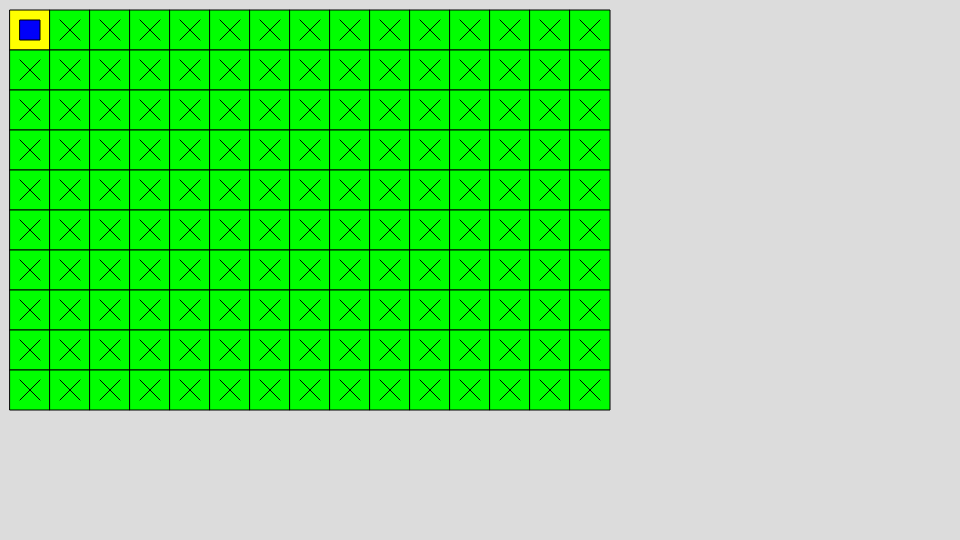
Frame 1 (no input)
Frame 60 (no input): identical to frame 1, image omitted
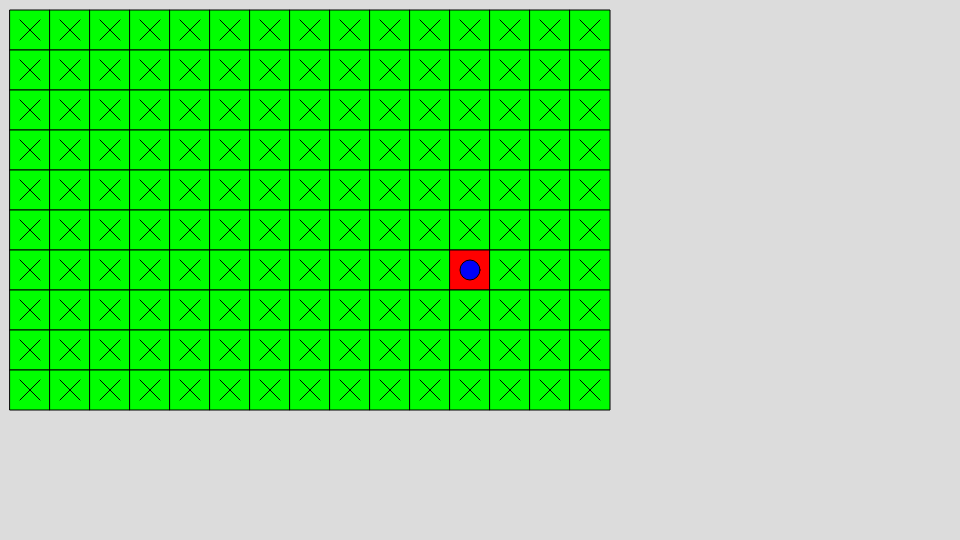
Frame 120 (the mouse pressed at the canvas centre since frame 60)

The p5.js sketch that drew these frames (run headless with seeded random() and noise() and a simulated clock; from frame 60 on, the mouse is pressed at the canvas centre):

// p5.js sketch
// ── sketch.js
function setup() {
  createCanvas (960, 540);
 }

function draw() {
  background(220);
  for (let i = 0; i<15; i += 1) {
    for (let j = 0; j<10; j += 1) {
      if (i!==int((mouseX-10)/40) || j!==int((mouseY-10)/40))
          {
          couleur = color(0,255,0);
          fill(couleur);
          rect(40*i+10,40*j+10,40,40);
          line( 40*i+20,40*j+20,40*i+40,40*j+40);
          line( 40*i+40,40*j+20,40*i+20,40*j+40);
          }
      else if (j<5) {couleur = color(255,255,0);
            fill(couleur);
            rect(40*i+10,40*j+10,40,40);
            fill(color(0,0,250));
            rect(40*i+20,40*j+20,20,20);}
      else if (i<8) {couleur = color(255,255,0);
            fill(couleur);
            rect(40*i+10,40*j+10,40,40);
            line( 40*i+20,40*j+20,40*i+40,40*j+40);
            line( 40*i+30,40*j+20,40*i+40,40*j+30);
            line( 40*i+20,40*j+20,40*i+40,40*j+20);
            line( 40*i+40,40*j+20,40*i+40,40*j+40);
            }
        else
          {
            couleur = color(255,0,0);
            fill(couleur);
            rect(40*i+10,40*j+10,40,40);
            fill(color(0,0,250));
            circle(40*i+30,40*j+30,20);
          }
          }
      }
      
     
}

// ── style.css
body {
  background-color: black;
  margin: 0;
  padding: 0;
  font-family: Arial, sans-serif; /* Police lisible par défaut */
}

#monCanvas {
  width: 800 px; 
  max-width: 900 px; /* Largeur maximale pour éviter que ce soit trop grand */
  height: auto; /* Conserve les proportions */
  display: block; /* Pour éviter les marges indésirables */
  margin: 0 auto; /* Centre le canvas horizontalement */
}

p {
  color: blue;
  text-align: center;
  font-size: 16 px; /* Taille de police lisible */
}

/* Classe pour les images en général */
img {
  display: block; /* Évite les espaces en dessous des images */
  margin-left: auto;
  margin-right: auto; /* Centre les images */
}

/* Classe pour l'image de ta tête */
.ma-tete {
  width: 60 %; /* Taille relative */
  max-width: 500 px; /* Largeur maximale */
  height: auto;
  margin-top: 20 px; /* Espace en haut */
}

/* Classe pour l'affiche typo 1 */
.affiche-typo 1 {
  width: 40 %; /* Taille relative */
  max-width: 300 px; /* Largeur maximale */
  height: auto;
  margin: 20 px auto; /* Centre et espace autour */
}


/* Classe pour l'affiche typo 2*/
.affiche-typo 2 {
  width: 40 %; /* Taille relative */
  max-width: 300 px; /* Largeur maximale */
  height: auto;
  margin: 20 px auto; /* Centre et espace autour */
}


/* Classe pour l'affiche typo 3*/
.affiche-typo 3 {
  width: 40 %; /* Taille relative */
  max-width: 300 px; /* Largeur maximale */
  height: auto;
  margin: 20 px auto; /* Centre et espace autour */
}


/* Classe pour le vinyl */
.vinyl {
  width: 10 %; /* Taille relative */
  max-width: 100 px; /* Largeur maximale */
  height: auto;
  margin: 20 px auto; /* Centre et espace autour */
}

/* Classe pour le nom-prenom */
.nom-prenom {
  width: 70 %; /* Taille relative */
  max-width: 700 px; /* Largeur maximale */
  height: auto;
  margin: 20 px auto; /* Centre et espace autour */
}

/* Classe pour le logo */
.logo {
  width: 15 %; /* Taille relative */
  max-width: 150 px; /* Largeur maximale */
  height: auto;
  margin: 20 px auto; /* Centre et espace autour */
}
